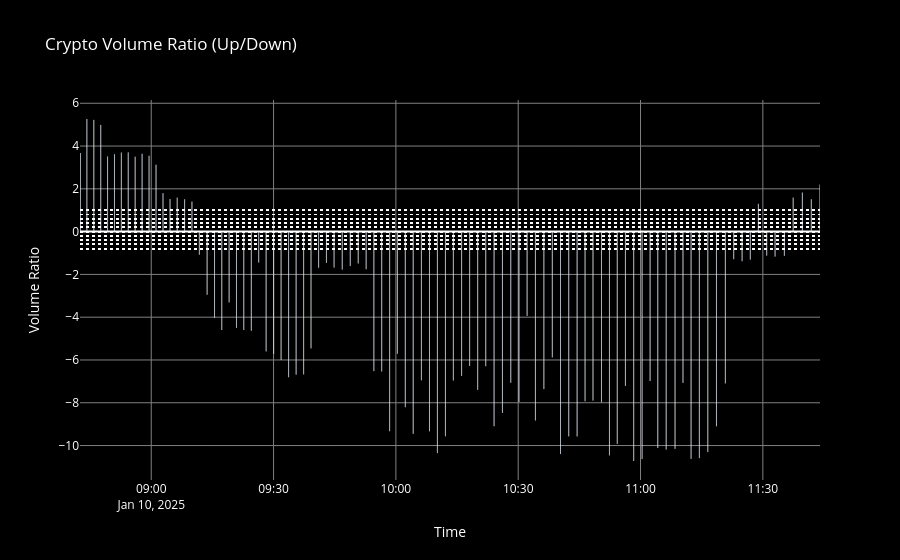

Notebook cell for this chart:
### Code cell
import numpy as np
import pandas as pd
import plotly.graph_objs as go
from plotly.subplots import make_subplots  # Ensure this import is included
import schedule
import time
from IPython.display import display, clear_output
import threading
import ccxt

# Initialize the exchange
exchange = ccxt.binance()

# Create a DataFrame to store the volume ratios
volume_ratios = []
timestamps = []

# Function to fetch and calculate the volume ratio
def calculate_volume_ratio():
    # Fetch all USDT-paired symbols
    tickers = exchange.fetch_tickers()
    usdt_pairs = [symbol for symbol in tickers if symbol.endswith('/USDT')]

    # Initialize variables
    up_volume = 0  # Sum of volumes for advancing cryptos
    down_volume = 0  # Sum of volumes for declining cryptos

    # Loop through each symbol to classify and sum volumes
    for symbol in usdt_pairs:
        try:
            # Fetch ticker data
            ticker = exchange.fetch_ticker(symbol)
            percentage_change = ticker.get('percentage', None)
            volume = ticker.get('quoteVolume', None)  # Use quoteVolume for 24-hour volume

            # Skip invalid or missing data
            if percentage_change is None or volume is None:
                continue

            # Classify and sum volumes
            if percentage_change > 0:  # Advancing crypto
                up_volume += volume
            elif percentage_change < 0:  # Declining crypto
                down_volume += volume
        except Exception as e:
            print(f"Error fetching data for {symbol}: {e}")
            continue

    # Calculate the volume ratio
    if down_volume > up_volume and up_volume > 0:
        volume_ratio = -down_volume / up_volume  # Use a negative value for clarity
    elif down_volume > 0:
        volume_ratio = up_volume / down_volume
    else:
        volume_ratio = None  # Undefined when no volumes are present

    # Store the ratio and timestamp
    timestamp = pd.Timestamp.now()
    volume_ratios.append(volume_ratio)
    timestamps.append(timestamp)

    # Display the volume ratio
    if volume_ratio is not None:
        print(f"Volume Ratio: {volume_ratio:.2f}")
    else:
        print("Volume Ratio: Undefined (No advancing or declining cryptos)")

# Create the figure widget
fig = make_subplots(rows=1, cols=1)

# Function to update the chart
def update_chart():
    # Fetch and calculate the volume ratio
    calculate_volume_ratio()

    # Create a DataFrame for plotting
    vold_df = pd.DataFrame({
        'timestamp': timestamps[-200:],  # Keep the last 200 entries for the plot
        'vold_ratio': volume_ratios[-200:]
    })

    # Clear the existing figure
    fig.data = []

    # Add bar trace for Volume Ratio
    bars = go.Bar(
        x=vold_df['timestamp'],
        y=vold_df['vold_ratio'],
        marker_color=np.where(vold_df['vold_ratio'] > 0, 'blue', 'red')
    )

    fig.add_trace(bars, row=1, col=1)

    # Add horizontal line at y=0 for reference
    fig.add_hline(y=0, line=dict(color='white', width=1, dash='dot'), row=1, col=1)

    # Add horizontal lines at specified levels
    for level in [-0.8, -0.6, -0.4, -0.2, 0, 0.2, 0.4, 0.6, 0.8, 1]:
        fig.add_hline(y=level, line=dict(color='white', width=1, dash='dot'), row=1, col=1)

    # Update layout for better visualization
    fig.update_layout(
        title='Crypto Volume Ratio (Up/Down)',
        xaxis_title='Time',
        yaxis_title='Volume Ratio',
        plot_bgcolor='black',
        paper_bgcolor='black',
        font=dict(color='white'),
        xaxis=dict(gridcolor='gray'),
        yaxis=dict(
            showgrid=True,
            gridcolor='gray'
        )
    )

    # Clear the previous output and display the updated figure
    clear_output(wait=True)
    display(fig)

# Schedule the chart to be updated every minute
schedule.every(1).minutes.do(update_chart)

# Flag to stop the scheduler
running = True

def run_scheduler():
    while running:
        schedule.run_pending()
        time.sleep(1)

def stop_scheduler():
    global running
    running = False

# Start the scheduler in a separate thread
scheduler_thread = threading.Thread(target=run_scheduler)
scheduler_thread.start()

# Initial chart update
update_chart()

# Example of stopping the scheduler after some time (e.g., 3 hours)
time.sleep(3 * 60 * 60)  # Run for 3 hours
stop_scheduler()
scheduler_thread.join()
